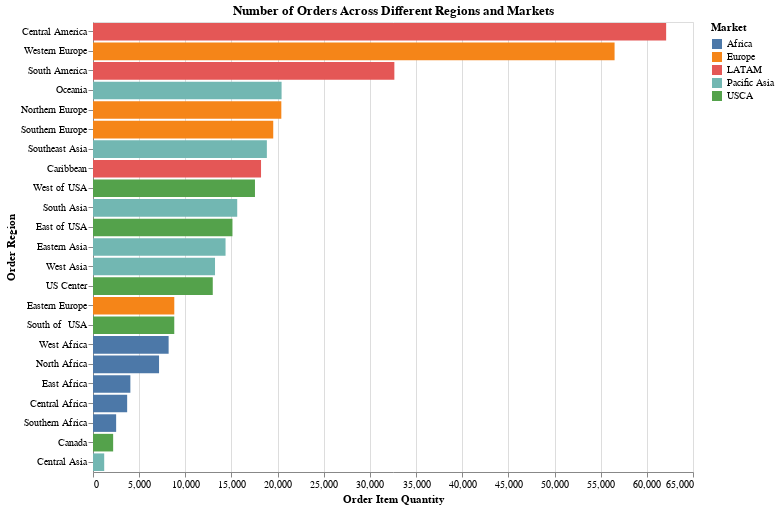

Notebook code for this chart:
### Code cell
chartOrder = alt.Chart(order_group).mark_bar(orient="horizontal").encode(
    y=alt.Y("Order Region:N", sort="-x"),
    x="Order Item Quantity:Q",
    color="Market",
    tooltip=["Order Region", "Market", "Order Item Quantity"]
).properties(
    title="Number of Orders Across Different Regions and Markets",
    width=600,
    height=450
)

chartOrder

### Figure 1 — Vega-Lite specification as saved in the notebook (floating-point values rounded to 4 significant figures)
{"config": {"view": {"continuousWidth": 400, "continuousHeight": 300}}, "data": {"name": "data-9091cb25a92110f111d8b39dc084eb65"}, "mark": {"type": "bar", "orient": "horizontal"}, "encoding": {"color": {"field": "Market", "type": "nominal"}, "tooltip": [{"field": "Order Region", "type": "nominal"}, {"field": "Market", "type": "nominal"}, {"field": "Order Item Quantity", "type": "quantitative"}], "x": {"field": "Order Item Quantity", "type": "quantitative"}, "y": {"field": "Order Region", "sort": "-x", "type": "nominal"}}, "height": 450, "title": "Number of Orders Across Different Regions and Markets", "width": 600, "$schema": "https://vega.github.io/schema/vega-lite/v4.17.0.json", "datasets": {"data-9091cb25a92110f111d8b39dc084eb65": [{"Order Region": "Canada", "Market": "USCA", "Order Item Quantity": 2183}, {"Order Region": "Caribbean", "Market": "LATAM", "Order Item Quantity": 18204}, {"Order Region": "Central Africa", "Market": "Africa", "Order Item Quantity": 3700}, {"Order Region": "Central America", "Market": "LATAM", "Order Item Quantity": 62091}, {"Order Region": "Central Asia", "Market": "Pacific Asia", "Order Item Quantity": 1214}, {"Order Region": "East Africa", "Market": "Africa", "Order Item Quantity": 4048}, {"Order Region": "East of USA", "Market": "USCA", "Order Item Quantity": 15108}, {"Order Region": "Eastern Asia", "Market": "Pacific Asia", "Order Item Quantity": 14359}, {"Order Region": "Eastern Europe", "Market": "Europe", "Order Item Quantity": 8806}, {"Order Region": "North Africa", "Market": "Africa", "Order Item Quantity": 7155}, {"Order Region": "Northern Europe", "Market": "Europe", "Order Item Quantity": 20402}, {"Order Region": "Oceania", "Market": "Pacific Asia", "Order Item Quantity": 20430}, {"Order Region": "South America", "Market": "LATAM", "Order Item Quantity": 32647}, {"Order Region": "South Asia", "Market": "Pacific Asia", "Order Item Quantity": 15624}, {"Order Region": "South of  USA ", "Market": "USCA", "Order Item Quantity": 8804}, {"Order Region": "Southeast Asia", "Market": "Pacific Asia", "Order Item Quantity": 18835}, {"Order Region": "Southern Africa", "Market": "Africa", "Order Item Quantity": 2507}, {"Order Region": "Southern Europe", "Market": "Europe", "Order Item Quantity": 19526}, {"Order Region": "US Center ", "Market": "USCA", "Order Item Quantity": 12974}, {"Order Region": "West Africa", "Market": "Africa", "Order Item Quantity": 8193}, {"Order Region": "West Asia", "Market": "Pacific Asia", "Order Item Quantity": 13218}, {"Order Region": "West of USA ", "Market": "USCA", "Order Item Quantity": 17547}, {"Order Region": "Western Europe", "Market": "Europe", "Order Item Quantity": 56504}]}}
